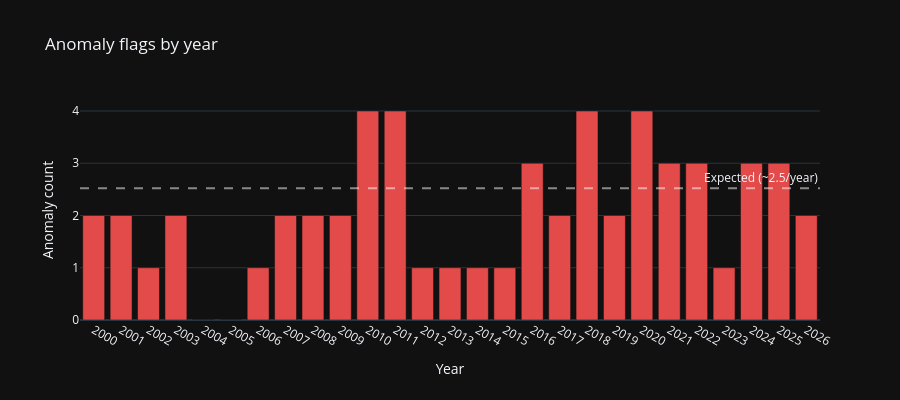

The notebook cell saved with this chart:
### Code cell
# Annual anomaly counts
anomaly_series = pd.Series(anomaly_99.values, index=returns.index, name='anomaly')
annual = anomaly_series.groupby(anomaly_series.index.year).sum()

fig = go.Figure(go.Bar(
    x=annual.index.astype(str), y=annual.values,
    marker_color='#E24B4A',
))
fig.add_hline(
    y=252 * 0.01, line_dash='dash', line_color='white', opacity=0.5,
    annotation_text='Expected (~2.5/year)',
)
fig.update_layout(
    template='plotly_dark',
    title='Anomaly flags by year',
    xaxis_title='Year', yaxis_title='Anomaly count',
    height=400,
)
fig.show()

### Figure 1 — Plotly figure (JSON) as saved in the notebook; plotly's stock layout.template omitted (floating-point values rounded to 4 significant figures)
{"data": [{"marker": {"color": "#E24B4A"}, "type": "bar", "x": ["2000", "2001", "2002", "2003", "2004", "2005", "2006", "2007", "2008", "2009", "2010", "2011", "2012", "2013", "2014", "2015", "2016", "2017", "2018", "2019", "2020", "2021", "2022", "2023", "2024", "2025", "2026"], "y": [2, 2, 1, 2, 0, 0, 1, 2, 2, 2, 4, 4, 1, 1, 1, 1, 3, 2, 4, 2, 4, 3, 3, 1, 3, 3, 2]}], "layout": {"annotations": [{"showarrow": false, "text": "Expected (~2.5/year)", "x": 1, "xanchor": "right", "xref": "x domain", "y": 2.52, "yanchor": "bottom", "yref": "y"}], "height": 400, "shapes": [{"line": {"color": "white", "dash": "dash"}, "opacity": 0.5, "type": "line", "x0": 0, "x1": 1, "xref": "x domain", "y0": 2.52, "y1": 2.52, "yref": "y"}], "title": {"text": "Anomaly flags by year"}, "xaxis": {"title": {"text": "Year"}}, "yaxis": {"title": {"text": "Anomaly count"}}}}
